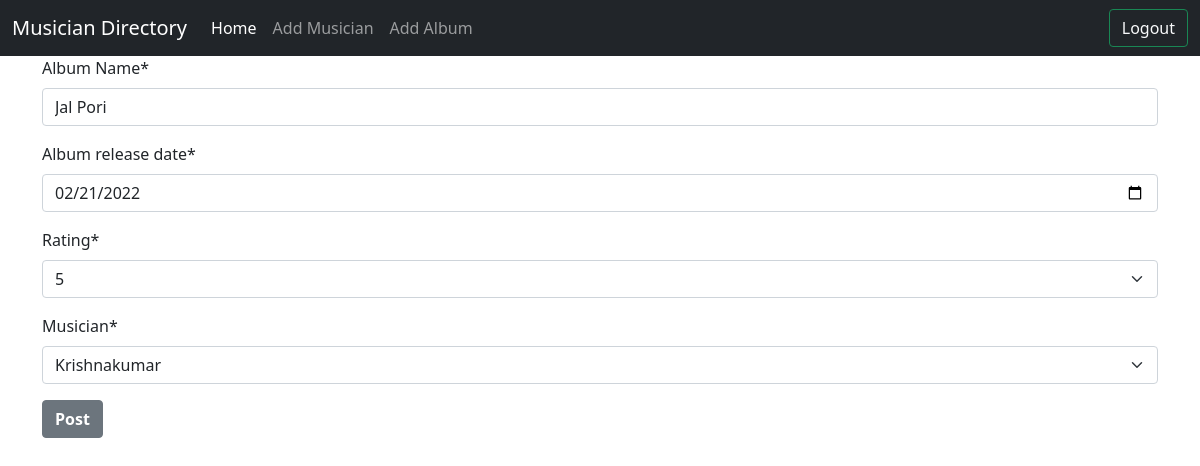
/album/edit/10 (signed in), run on the app's committed database.
### album/models.py (models this page shows, shortened)
class MyAlbum(models.Model):
    Album_Name = models.CharField(max_length=50)
    Album_release_date = models.DateTimeField()
    RATING_CHOICE = (
        ('One', '1'),
        ('Two', '2'),
        ('Three', '3'),
        ('Four', '4'),
        ('Five', '5'),
    )
    Rating = models.CharField(max_length=10, choices=RATING_CHOICE)
    music = models.ForeignKey(
        Musicians, on_delete=models.CASCADE, verbose_name='Musician')

### album/views.py (the view)
# urls.py: path('edit/<int:id>', views.editAlbum, name='edit'),
def editAlbum(request, id):
    if request.user.is_authenticated:
        edit_album = models.MyAlbum.objects.get(pk=id)
        album = albumForm(instance=edit_album)
        if request.method == 'POST':
            album = albumForm(request.POST, instance=edit_album)
            if album.is_valid():
                album.save()
                return redirect('homepage')
        return render(request, 'album.html', {'form': album})
    else:
        return redirect('login')

### album/forms.py
class albumForm(forms.ModelForm):
    class Meta:
        model = MyAlbum
        fields = '__all__'
        widgets = {
            'Album_release_date': forms.DateInput(attrs={'type': 'date'}),
        }

### musician/models.py (called while the page is built)
    def __str__(self):
        return self.First_Name

### album/templates/album.html (shortened to what this page needs)
{% extends 'base.html' %}
{% block content %}
{% load crispy_forms_tags %}
<form action=""
    method="post">
    {{form | crispy}}
    <button type="submit"
        class="btn btn-secondary fw-bold">Post</button>
</form>
{% endblock %}

### data on the page
MyAlbum: Album_Name "Jal Pori", Album_release_date "02/21/2022", Rating "5", music "Krishnakumar"
